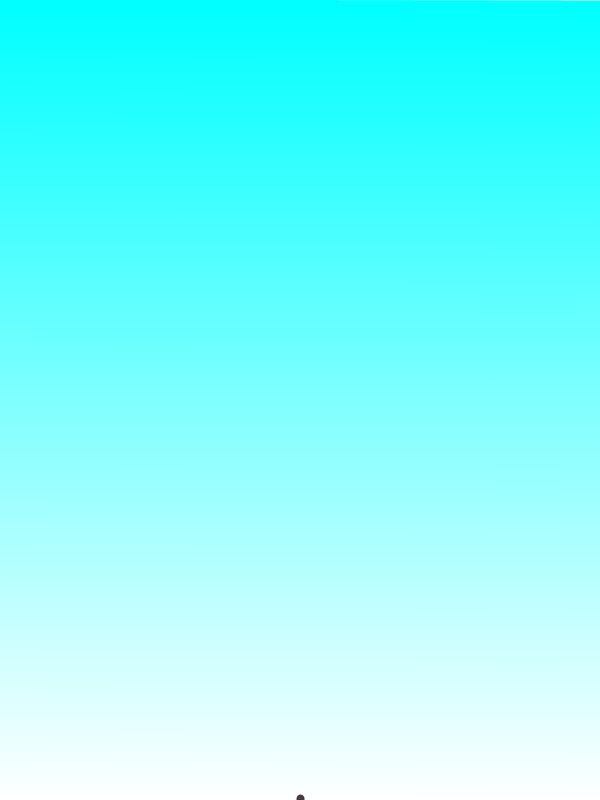
Frame 1 (no input)
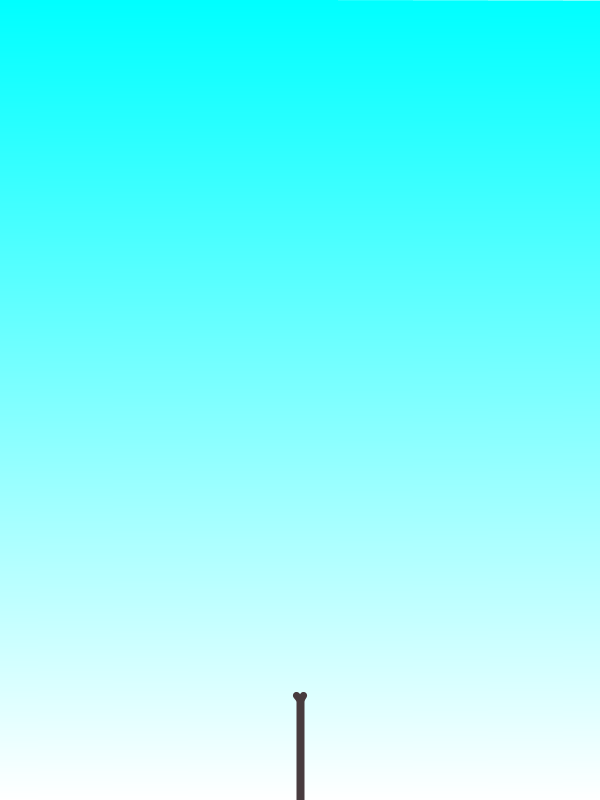
Frame 60 (the mouse pressed at the canvas centre just before this capture)
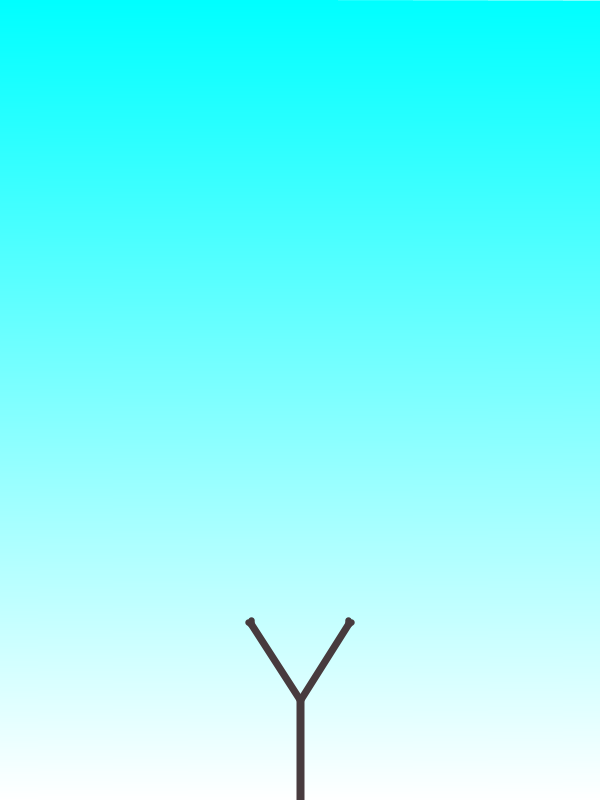
Frame 120 (the mouse held since frame 60 and released just before this capture)

The Processing sketch that drew these frames (run headless with seeded random() and noise(); from frame 60 on, the mouse is pressed at the canvas centre):

// Processing sketch: april
// ── april.pde
Branch branch;

void setup() {
    size(600, 800);
    background(0);
    colorMode(HSB, 360, 100, 100);
    branch = new Branch(0, 0, 0, height / 8, 8, 1.8);
}

void draw() {
    background(0, 0, 100);
    translate(width / 2, height);
    rotate(PI);

    for (int i = 0; i < height; i++) {
        strokeWeight(2);
        stroke(180, map(i, 0, height, 0, 100), 100);
        line(-width / 2, i, width / 2, i);
    }

    branch.update();
    branch.display();
}

int frame = 1;
void keyPressed() {
    if(key == 's') {
        save("frame/" + frame++ + ".png");
    }
}

class Branch {
    private float startX, startY;
    private float endX, endY;
    private float weight, percent = 0;
    private float increase, radian;
    private boolean perfectBranch = false;
    private float brightness = 28;

    private Branch leftBranch, rightBranch;

    Branch(float _startX, float _startY, float _endX, float _endY, float _weight, float _increase) {
        startX = _startX;
        startY = _startY;
        endX = _endX;
        endY = _endY;
        weight = _weight;
        increase = _increase;
        radian = getRadian(startX, startY, endX, endY);
        if (weight < 5) {
            brightness = 100;
        }
    }

    void update() {
        if (percent < 100) {
            percent += increase;
        }
        
        branchGrowthComplete();

        if (percent == 100 && perfectBranch) {
            childUpdate();
        }
    }

    void display() {
        float currentEndX = startX + ((endX - startX) * percent * 0.01);
        float currentEndY = startY + ((endY - startY) * percent * 0.01);
        strokeWeight(weight);
        stroke(345, 16, brightness);
        line(startX, startY, currentEndX, currentEndY);

        if (perfectBranch) {
            childDisplay();
        }
    }

    void branchGrowthComplete() {
        if (percent >= 100 && !perfectBranch) {
            percent = 100;
            perfectBranch = true;

            float newBranchLength = getDistance(startX, startY, endX, endY) * 0.9;
            if (newBranchLength >= 1) {
                float rand = random(PI / 5.5, PI / 6);
                float straighten = rand * 0.8;
                int border = 25;
                float straightenLeftBorder = PI / border, straightenRightBorder = PI * (border - 1) / border;
                float newWeight = 0.9, newIncrease = 0.9;

                float newLeftBranchRadian = radian - rand;
                if (newLeftBranchRadian < straightenLeftBorder) {
                    newLeftBranchRadian += straighten;
                }
                float newRightBranchRadian = radian + rand;
                if (newRightBranchRadian > straightenRightBorder) {
                    newRightBranchRadian -= straighten;
                }

                leftBranch = new Branch(
                    endX,
                    endY,
                    endX + (newBranchLength * cos(newLeftBranchRadian)),
                    endY + (newBranchLength * sin(newLeftBranchRadian)),
                    weight * newWeight,
                    increase * newIncrease
                );

                rightBranch = new Branch(
                    endX,
                    endY,
                    endX + newBranchLength * cos(newRightBranchRadian),
                    endY + newBranchLength * sin(newRightBranchRadian),
                    weight * newWeight,
                    increase * newIncrease
                );
            }
        }
    }

    boolean isLeftBranch() {
        return leftBranch != null;
    }

    boolean isRightBranch() {
        return rightBranch != null;
    }

    void childUpdate() {
        if (isLeftBranch()) {
            leftBranch.display();
        }
        if (isRightBranch()) {
            rightBranch.display();
        }       
    }

    void childDisplay() {
        if (isLeftBranch()) {
            leftBranch.update();
        }
        if (isRightBranch()) {
            rightBranch.update();
        } 
    }
} 

float getDistance(float x, float y, float x2, float y2) {
    return sqrt(pow(x2 - x) + pow(y2 - y));
}

float getRadian(float x, float y, float x2, float y2) {
    return atan2(y2 - y, x2 - x);
}

float pow(float x) {
    return x * x;
}
